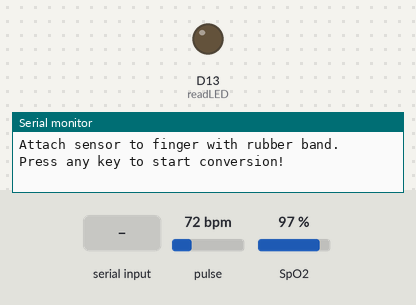
Recording of a sketch running on a simulated Arduino Nano 33 IoT. Parts: output pins drawn as LEDs (lit = HIGH), the last lines printed to the serial monitor. Dashed ring = blinking. The test bench sets the inputs (shaded band); at power-on: pulse 72 bpm, SpO2 97 %. Nothing arrives over Bluetooth unless stated; a phone connects over Bluetooth LE 3 s after start.

Above: at 0.8 s.
0.9 s: "1" received over Serial
At 5.92 s:
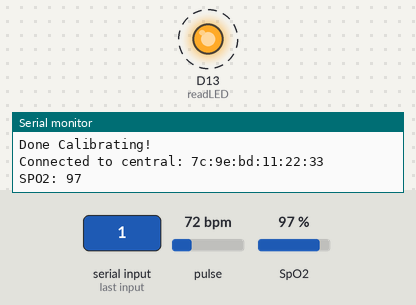
Timing chart, 0 to 11.4 s (numbered marks = the images above; inputs shaded):
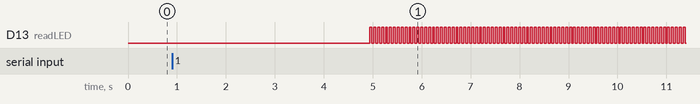

The sketch:

Oximeter.ino
```cpp
#include <Wire.h>
#include "MAX30105.h"
#include "spo2_algorithm.h"
#include <ArduinoBLE.h>

BLEService oximeterService("4a44b2f1-5273-4272-a288-756eaf0f7c3d");  // Custom Oximeter service
BLEIntCharacteristic oximeterCharacteristic("b6431f64-5f8e-4c53-a9de-4a63d9a0c8b7", BLERead | BLENotify);

MAX30105 particleSensor;

#define MAX_BRIGHTNESS 255
#if defined(__AVR_ATmega328P__) || defined(__AVR_ATmega168__)
uint16_t irBuffer[100];   //infrared LED sensor data
uint16_t redBuffer[100];  //red LED sensor data
#else
uint32_t irBuffer[100];   //infrared LED sensor data
uint32_t redBuffer[100];  //red LED sensor data
#endif

int32_t bufferLength = 100;  //data length
int32_t spo2;                //SPO2 value
int8_t validSPO2;            //indicator to show if the SPO2 calculation is valid
int32_t heartRate;           //heart rate value
int8_t validHeartRate;       //indicator to show if the heart rate calculation is valid
byte readLED = 13;           //Blinks with each data read

void reportMetrics() {
  if (validSPO2) {
    Serial.print(F("SPO2: "));
    Serial.println(spo2, DEC);

    BLEDevice central = BLE.central();
    if (central){
      Serial.print("Connected to central: ");
      Serial.println(central.address());
      oximeterCharacteristic.writeValue((byte) spo2);
    } else {
      Serial.println("Bluetooth device active, waiting for connections...");
      Serial.print("Device's Bluetooth Address: ");
      Serial.println(BLE.address());
    }
  }
}

void setup() {
  // Initialize Serial Communication
  Serial.begin(115200);
  pinMode(readLED, OUTPUT);

  // Initialize BLE
  if (!BLE.begin()) {
    Serial.println("Starting BLE failed!");
    while (1)
      ;
  }

  BLE.setLocalName("Oximeter");
  BLE.setAdvertisedService(oximeterService);
  oximeterService.addCharacteristic(oximeterCharacteristic);
  BLE.addService(oximeterService);
  oximeterCharacteristic.writeValue(0);
  BLE.advertise();

  // Initialize Oximeter Sensor
  while (!particleSensor.begin(Wire, I2C_SPEED_FAST))  //Use default I2C port, 400kHz speed
  {
    Serial.println(F("MAX30105 was not found. Please check wiring/power."));
    delay(1000);
  }

  Serial.println(F("MAX30105 available!"));
  Serial.println(F("Attach sensor to finger with rubber band. Press any key to start conversion!"));
  while (Serial.available() == 0) {
    Serial.println(F("Attach sensor to finger with rubber band. Press any key to start conversion!"));
  }
  Serial.read();

  byte ledBrightness = 60;                                                                        //Options: 0=Off to 255=50mA
  byte sampleAverage = 4;                                                                         //Options: 1, 2, 4, 8, 16, 32
  byte ledMode = 2;                                                                               //Options: 1 = Red only, 2 = Red + IR, 3 = Red + IR + Green
  byte sampleRate = 100;                                                                          //Options: 50, 100, 200, 400, 800, 1000, 1600, 3200
  int pulseWidth = 411;                                                                           //Options: 69, 118, 215, 411
  int adcRange = 4096;                                                                            //Options: 2048, 4096, 8192, 16384
  particleSensor.setup(ledBrightness, sampleAverage, ledMode, sampleRate, pulseWidth, adcRange);  //Configure sensor with these settings

  Serial.println("Calibrating oximeter...");
  //read the first 100 samples, and determine the signal range
  for (byte i = 0; i < bufferLength; i++) {
    while (particleSensor.available() == false)  //do we have new data?
      particleSensor.check();                    //Check the sensor for new data

    redBuffer[i] = particleSensor.getRed();
    irBuffer[i] = particleSensor.getIR();
    particleSensor.nextSample();  //We're finished with this sample so move to next sample
  }
  Serial.println("Done Calibrating!");
  maxim_heart_rate_and_oxygen_saturation(irBuffer, bufferLength, redBuffer, &spo2, &validSPO2, &heartRate, &validHeartRate);
}

void loop() {
  BLEDevice central = BLE.central();
  if (central){
    Serial.print("Connected to central: ");
    Serial.println(central.address());
    while (central.connected()){
      for (byte i = 25; i < 100; i++) {
        redBuffer[i - 25] = redBuffer[i];
        irBuffer[i - 25] = irBuffer[i];
      }

      //take 25 sets of samples before calculating the heart rate.
      for (byte i = 75; i < 100; i++) {
        while (particleSensor.available() == false)  //do we have new data?
          particleSensor.check();                    //Check the sensor for new data

        digitalWrite(readLED, !digitalRead(readLED));  //Blink onboard LED with every data read
        redBuffer[i] = particleSensor.getRed();
        irBuffer[i] = particleSensor.getIR();
        particleSensor.nextSample();  //We're finished with this sample so move to next sample
      }

      //After gathering 25 new samples recalculate HR and SP02
      maxim_heart_rate_and_oxygen_saturation(irBuffer, bufferLength, redBuffer, &spo2, &validSPO2, &heartRate, &validHeartRate);
      if (validSPO2) {
        Serial.print(F("SPO2: "));
        Serial.println(spo2, DEC);
        oximeterCharacteristic.writeValue((byte) spo2);
      }
    }
  } else {
    Serial.println("Bluetooth device active, waiting for connections...");
    Serial.print("Device's Bluetooth Address: ");
    Serial.println(BLE.address());
  }
}
```

Measured:
- after the input at 0.9 s, D13 (readLED): alternates HIGH for 0.04 s and LOW for 0.04 s, starting after 4.0 s
